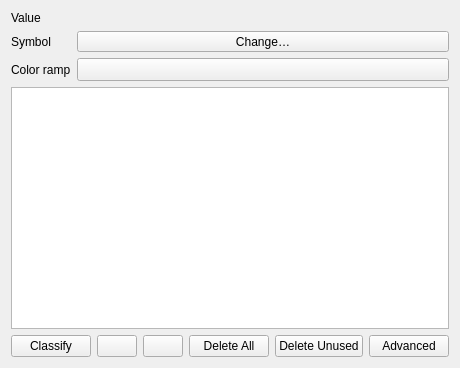
<?xml version="1.0" encoding="UTF-8"?>
<ui version="4.0">
 <class>QgsCategorizedSymbolRendererWidget</class>
 <widget class="QWidget" name="QgsCategorizedSymbolRendererWidget">
  <property name="geometry">
   <rect>
    <x>0</x>
    <y>0</y>
    <width>424</width>
    <height>368</height>
   </rect>
  </property>
  <layout class="QGridLayout" name="gridLayout">
   <item row="0" column="0">
    <widget class="QLabel" name="label_3">
     <property name="sizePolicy">
      <sizepolicy hsizetype="Fixed" vsizetype="Preferred">
       <horstretch>0</horstretch>
       <verstretch>0</verstretch>
      </sizepolicy>
     </property>
     <property name="text">
      <string>Value</string>
     </property>
    </widget>
   </item>
   <item row="0" column="1">
    <widget class="QgsFieldExpressionWidget" name="mExpressionWidget" native="true">
     <property name="focusPolicy">
      <enum>Qt::StrongFocus</enum>
     </property>
    </widget>
   </item>
   <item row="1" column="0">
    <widget class="QLabel" name="label_9">
     <property name="sizePolicy">
      <sizepolicy hsizetype="Fixed" vsizetype="Preferred">
       <horstretch>0</horstretch>
       <verstretch>0</verstretch>
      </sizepolicy>
     </property>
     <property name="text">
      <string>Symbol</string>
     </property>
    </widget>
   </item>
   <item row="2" column="0">
    <widget class="QLabel" name="label_10">
     <property name="sizePolicy">
      <sizepolicy hsizetype="Fixed" vsizetype="Preferred">
       <horstretch>0</horstretch>
       <verstretch>0</verstretch>
      </sizepolicy>
     </property>
     <property name="text">
      <string>Color ramp</string>
     </property>
    </widget>
   </item>
   <item row="2" column="1">
    <layout class="QHBoxLayout" name="horizontalLayout">
     <item>
      <widget class="QgsColorRampButton" name="btnColorRamp">
       <property name="sizePolicy">
        <sizepolicy hsizetype="Expanding" vsizetype="Fixed">
         <horstretch>0</horstretch>
         <verstretch>0</verstretch>
        </sizepolicy>
       </property>
       <property name="minimumSize">
        <size>
         <width>120</width>
         <height>0</height>
        </size>
       </property>
       <property name="maximumSize">
        <size>
         <width>16777215</width>
         <height>16777215</height>
        </size>
       </property>
      </widget>
     </item>
    </layout>
   </item>
   <item row="3" column="0" colspan="2">
    <widget class="QTreeView" name="viewCategories">
     <property name="contextMenuPolicy">
      <enum>Qt::CustomContextMenu</enum>
     </property>
     <property name="dragDropMode">
      <enum>QAbstractItemView::InternalMove</enum>
     </property>
     <property name="defaultDropAction">
      <enum>Qt::IgnoreAction</enum>
     </property>
     <property name="selectionMode">
      <enum>QAbstractItemView::ExtendedSelection</enum>
     </property>
     <property name="iconSize">
      <size>
       <width>16</width>
       <height>16</height>
      </size>
     </property>
     <property name="rootIsDecorated">
      <bool>false</bool>
     </property>
     <property name="itemsExpandable">
      <bool>false</bool>
     </property>
     <property name="sortingEnabled">
      <bool>true</bool>
     </property>
     <property name="allColumnsShowFocus">
      <bool>true</bool>
     </property>
    </widget>
   </item>
   <item row="4" column="0" colspan="2">
    <layout class="QHBoxLayout" name="horizontalLayout_3">
     <item>
      <widget class="QPushButton" name="btnAddCategories">
       <property name="text">
        <string>Classify</string>
       </property>
      </widget>
     </item>
     <item>
      <widget class="QPushButton" name="btnAddCategory">
       <property name="toolTip">
        <string>Add</string>
       </property>
       <property name="icon">
        <iconset resource="../../images/images.qrc">
         <normaloff>:/images/themes/default/symbologyAdd.svg</normaloff>:/images/themes/default/symbologyAdd.svg</iconset>
       </property>
      </widget>
     </item>
     <item>
      <widget class="QPushButton" name="btnDeleteCategories">
       <property name="toolTip">
        <string>Delete</string>
       </property>
       <property name="icon">
        <iconset resource="../../images/images.qrc">
         <normaloff>:/images/themes/default/symbologyRemove.svg</normaloff>:/images/themes/default/symbologyRemove.svg</iconset>
       </property>
      </widget>
     </item>
     <item>
      <widget class="QPushButton" name="btnDeleteAllCategories">
       <property name="text">
        <string>Delete All</string>
       </property>
      </widget>
     </item>
     <item>
      <widget class="QPushButton" name="btnDeleteUnusedCategories">
       <property name="text">
        <string>Delete Unused</string>
       </property>
      </widget>
     </item>
     <item>
      <spacer>
       <property name="orientation">
        <enum>Qt::Horizontal</enum>
       </property>
       <property name="sizeHint" stdset="0">
        <size>
         <width>40</width>
         <height>20</height>
        </size>
       </property>
      </spacer>
     </item>
     <item>
      <widget class="QPushButton" name="btnAdvanced">
       <property name="text">
        <string>Advanced</string>
       </property>
      </widget>
     </item>
    </layout>
   </item>
   <item row="1" column="1">
    <widget class="QgsSymbolButton" name="btnChangeCategorizedSymbol">
     <property name="sizePolicy">
      <sizepolicy hsizetype="Expanding" vsizetype="Fixed">
       <horstretch>1</horstretch>
       <verstretch>0</verstretch>
      </sizepolicy>
     </property>
     <property name="text">
      <string>Change…</string>
     </property>
    </widget>
   </item>
  </layout>
  <zorder>viewCategories</zorder>
  <zorder>btnChangeCategorizedSymbol</zorder>
  <zorder>label_9</zorder>
  <zorder>label_10</zorder>
  <zorder>mExpressionWidget</zorder>
  <zorder>label_3</zorder>
 </widget>
 <customwidgets>
  <customwidget>
   <class>QgsFieldExpressionWidget</class>
   <extends>QWidget</extends>
   <header location="global">qgsfieldexpressionwidget.h</header>
   <container>1</container>
  </customwidget>
  <customwidget>
   <class>QgsColorRampButton</class>
   <extends>QToolButton</extends>
   <header>qgscolorrampbutton.h</header>
   <container>1</container>
  </customwidget>
  <customwidget>
   <class>QgsSymbolButton</class>
   <extends>QToolButton</extends>
   <header>qgssymbolbutton.h</header>
  </customwidget>
 </customwidgets>
 <tabstops>
  <tabstop>mExpressionWidget</tabstop>
  <tabstop>btnChangeCategorizedSymbol</tabstop>
  <tabstop>btnColorRamp</tabstop>
  <tabstop>viewCategories</tabstop>
  <tabstop>btnAddCategories</tabstop>
  <tabstop>btnAddCategory</tabstop>
  <tabstop>btnDeleteCategories</tabstop>
  <tabstop>btnDeleteAllCategories</tabstop>
  <tabstop>btnAdvanced</tabstop>
 </tabstops>
 <resources>
  <include location="../../images/images.qrc"/>
 </resources>
 <connections/>
</ui>
